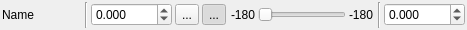
<?xml version="1.0" encoding="UTF-8"?>
<ui version="4.0">
 <class>vsCoordinateDelegate</class>
 <widget class="QWidget" name="vsCoordinateDelegate">
  <property name="geometry">
   <rect>
    <x>0</x>
    <y>0</y>
    <width>467</width>
    <height>30</height>
   </rect>
  </property>
  <property name="sizePolicy">
   <sizepolicy hsizetype="Fixed" vsizetype="Fixed">
    <horstretch>0</horstretch>
    <verstretch>0</verstretch>
   </sizepolicy>
  </property>
  <property name="windowTitle">
   <string>Form</string>
  </property>
  <layout class="QHBoxLayout" name="horizontalLayout">
   <property name="spacing">
    <number>3</number>
   </property>
   <property name="leftMargin">
    <number>2</number>
   </property>
   <property name="topMargin">
    <number>2</number>
   </property>
   <property name="rightMargin">
    <number>2</number>
   </property>
   <property name="bottomMargin">
    <number>2</number>
   </property>
   <item>
    <widget class="QLabel" name="nameLabel">
     <property name="sizePolicy">
      <sizepolicy hsizetype="Fixed" vsizetype="Preferred">
       <horstretch>4</horstretch>
       <verstretch>0</verstretch>
      </sizepolicy>
     </property>
     <property name="minimumSize">
      <size>
       <width>80</width>
       <height>0</height>
      </size>
     </property>
     <property name="maximumSize">
      <size>
       <width>80</width>
       <height>16777215</height>
      </size>
     </property>
     <property name="text">
      <string>Name</string>
     </property>
    </widget>
   </item>
   <item>
    <widget class="Line" name="line">
     <property name="sizePolicy">
      <sizepolicy hsizetype="Fixed" vsizetype="Minimum">
       <horstretch>0</horstretch>
       <verstretch>0</verstretch>
      </sizepolicy>
     </property>
     <property name="orientation">
      <enum>Qt::Vertical</enum>
     </property>
    </widget>
   </item>
   <item>
    <widget class="QDoubleSpinBox" name="valueSpinBox">
     <property name="sizePolicy">
      <sizepolicy hsizetype="Minimum" vsizetype="Fixed">
       <horstretch>2</horstretch>
       <verstretch>0</verstretch>
      </sizepolicy>
     </property>
     <property name="decimals">
      <number>3</number>
     </property>
     <property name="minimum">
      <double>-9999.000000000000000</double>
     </property>
     <property name="maximum">
      <double>9999.000000000000000</double>
     </property>
     <property name="singleStep">
      <double>1.000000000000000</double>
     </property>
    </widget>
   </item>
   <item>
    <widget class="QToolButton" name="lockButton">
     <property name="sizePolicy">
      <sizepolicy hsizetype="Fixed" vsizetype="Fixed">
       <horstretch>1</horstretch>
       <verstretch>0</verstretch>
      </sizepolicy>
     </property>
     <property name="text">
      <string>...</string>
     </property>
     <property name="icon">
      <iconset resource="../resource.qrc">
       <normaloff>:/Data/Images/DefaultIcon/padlock-open.png</normaloff>
       <normalon>:/Data/Images/DefaultIcon/padlock-closed.png</normalon>:/Data/Images/DefaultIcon/padlock-open.png</iconset>
     </property>
     <property name="checkable">
      <bool>true</bool>
     </property>
    </widget>
   </item>
   <item>
    <widget class="QToolButton" name="clampButton">
     <property name="sizePolicy">
      <sizepolicy hsizetype="Fixed" vsizetype="Fixed">
       <horstretch>1</horstretch>
       <verstretch>0</verstretch>
      </sizepolicy>
     </property>
     <property name="text">
      <string>...</string>
     </property>
     <property name="icon">
      <iconset resource="../resource.qrc">
       <normaloff>:/Data/Images/DefaultIcon/MD-time-pos-back.png</normaloff>
       <normalon>:/Data/Images/DefaultIcon/MD-time-pos-forward.png</normalon>:/Data/Images/DefaultIcon/MD-time-pos-back.png</iconset>
     </property>
     <property name="checkable">
      <bool>true</bool>
     </property>
     <property name="checked">
      <bool>true</bool>
     </property>
    </widget>
   </item>
   <item>
    <widget class="QLabel" name="boundMin">
     <property name="sizePolicy">
      <sizepolicy hsizetype="Fixed" vsizetype="Preferred">
       <horstretch>1</horstretch>
       <verstretch>0</verstretch>
      </sizepolicy>
     </property>
     <property name="minimumSize">
      <size>
       <width>26</width>
       <height>0</height>
      </size>
     </property>
     <property name="maximumSize">
      <size>
       <width>26</width>
       <height>16777215</height>
      </size>
     </property>
     <property name="text">
      <string>-180</string>
     </property>
     <property name="alignment">
      <set>Qt::AlignRight|Qt::AlignTrailing|Qt::AlignVCenter</set>
     </property>
    </widget>
   </item>
   <item>
    <widget class="QSlider" name="seekSlider">
     <property name="sizePolicy">
      <sizepolicy hsizetype="Expanding" vsizetype="Fixed">
       <horstretch>3</horstretch>
       <verstretch>0</verstretch>
      </sizepolicy>
     </property>
     <property name="orientation">
      <enum>Qt::Horizontal</enum>
     </property>
     <property name="invertedAppearance">
      <bool>false</bool>
     </property>
     <property name="invertedControls">
      <bool>false</bool>
     </property>
     <property name="tickPosition">
      <enum>QSlider::NoTicks</enum>
     </property>
    </widget>
   </item>
   <item>
    <widget class="QLabel" name="boundMax">
     <property name="sizePolicy">
      <sizepolicy hsizetype="Fixed" vsizetype="Preferred">
       <horstretch>1</horstretch>
       <verstretch>0</verstretch>
      </sizepolicy>
     </property>
     <property name="minimumSize">
      <size>
       <width>26</width>
       <height>0</height>
      </size>
     </property>
     <property name="maximumSize">
      <size>
       <width>26</width>
       <height>16777215</height>
      </size>
     </property>
     <property name="text">
      <string>-180</string>
     </property>
    </widget>
   </item>
   <item>
    <widget class="Line" name="line_2">
     <property name="sizePolicy">
      <sizepolicy hsizetype="Fixed" vsizetype="Minimum">
       <horstretch>0</horstretch>
       <verstretch>0</verstretch>
      </sizepolicy>
     </property>
     <property name="orientation">
      <enum>Qt::Vertical</enum>
     </property>
    </widget>
   </item>
   <item>
    <widget class="QDoubleSpinBox" name="speedSpinBox">
     <property name="sizePolicy">
      <sizepolicy hsizetype="Minimum" vsizetype="Fixed">
       <horstretch>2</horstretch>
       <verstretch>0</verstretch>
      </sizepolicy>
     </property>
     <property name="decimals">
      <number>3</number>
     </property>
     <property name="minimum">
      <double>-9999.000000000000000</double>
     </property>
     <property name="maximum">
      <double>9999.000000000000000</double>
     </property>
    </widget>
   </item>
  </layout>
 </widget>
 <resources>
  <include location="../resource.qrc"/>
 </resources>
 <connections/>
</ui>
